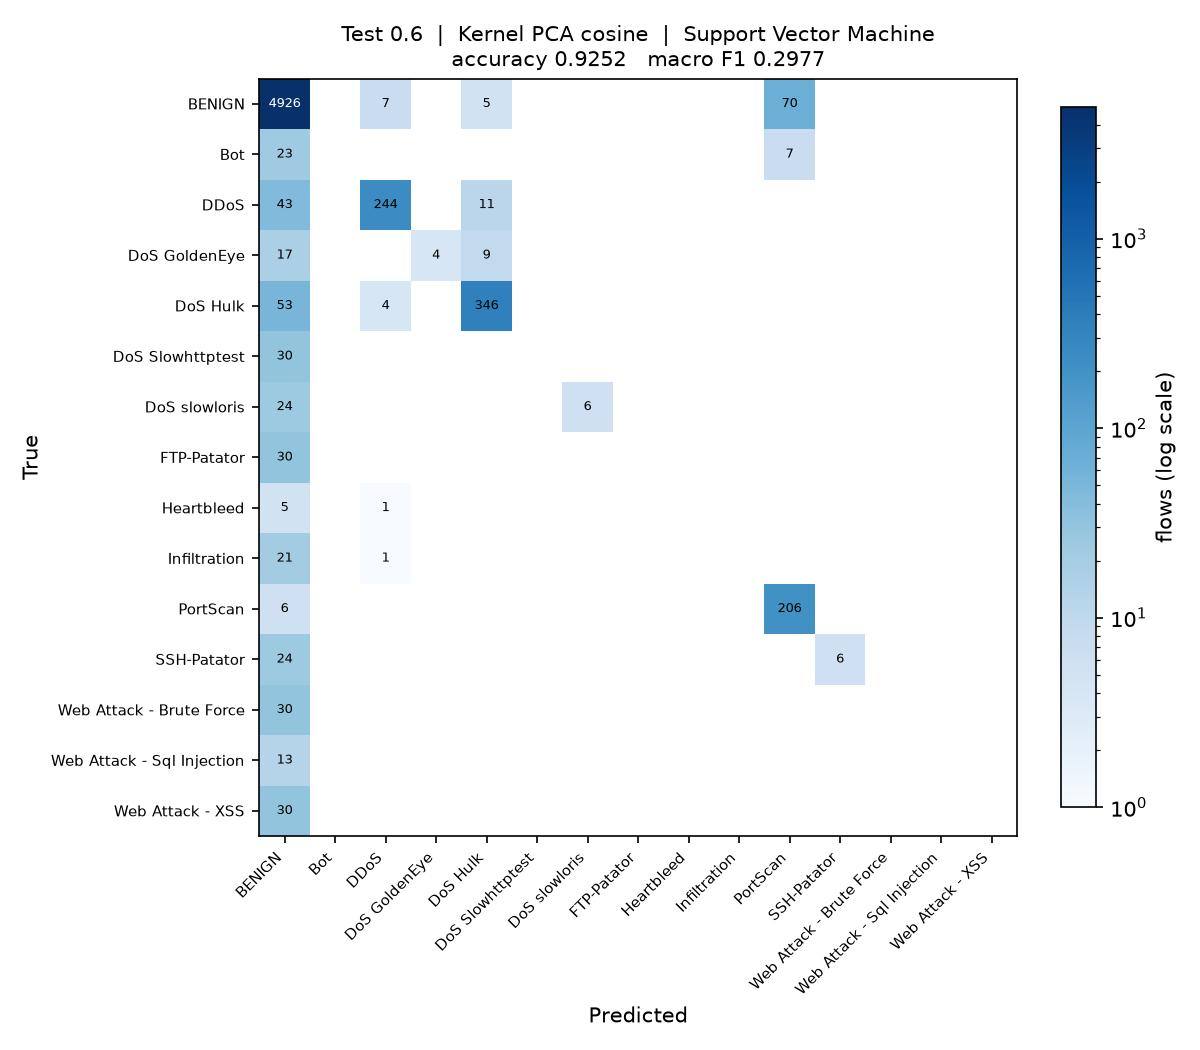

Source code (Python):
"""
Test_0.6_DR_COS_SVM

Test size 0.6  |  Kernel PCA (cosine)  |  Support Vector Machine  (reference sheet #15)

Run on its own:

    python Test_0.6_DR_COS_SVM.py

Writes Test_0.6_DR_COS_SVM.jpg (confusion matrix) and appends one row to
results/75_runs.csv.
"""

import os
import sys
import time
import warnings
from pathlib import Path

import matplotlib
matplotlib.use("Agg")
import matplotlib.pyplot as plt
import numpy as np
import pandas as pd
from sklearn.decomposition import KernelPCA
from sklearn.impute import SimpleImputer
from sklearn.metrics import (accuracy_score, confusion_matrix, f1_score,
                             precision_score, recall_score)
from sklearn.model_selection import train_test_split
from sklearn.preprocessing import LabelEncoder, StandardScaler
from sklearn.svm import SVC

sys.path.insert(0, str(Path(__file__).resolve().parent.parent))
from common import load_sample                      # noqa: E402

warnings.filterwarnings("ignore")

# ----- this run -------------------------------------------------------------
TEST_SIZE = 0.6
KERNEL = "cosine"
CLASSIFIER = "SVM"
N_COMPONENTS = 15
# ----------------------------------------------------------------------------

SEED = 0
N_JOBS = max(1, (os.cpu_count() or 2) // 2)
STEM = "Test_0.6_DR_COS_SVM"
HERE = Path(__file__).resolve().parent
RESULTS = HERE.parent / "results"


def main():
    t0 = time.time()
    df = load_sample(10000, 50, SEED)
    y = LabelEncoder().fit_transform(df["Label"])
    X = df.drop(columns=["Label", "Day"])
    classes = sorted(df["Label"].unique())
    print(f"{len(df):,} flows, {X.shape[1]} features, {len(classes)} classes")

    X_train, X_test, y_train, y_test = train_test_split(
        X, y, test_size=TEST_SIZE, random_state=SEED, stratify=y)

    # mean imputation and scaling, fitted on the training split only
    imputer = SimpleImputer(strategy="mean").fit(X_train)
    scaler = StandardScaler().fit(imputer.transform(X_train))
    X_train = scaler.transform(imputer.transform(X_train))
    X_test = scaler.transform(imputer.transform(X_test))

    # dimensionality reduction: Kernel PCA, fitted on the training split only.
    # arpack keeps the largest positive eigenvalues; the randomized solver ranks
    # them by magnitude and fails on the sigmoid kernel, which is not PSD.
    kpca = KernelPCA(n_components=N_COMPONENTS, kernel=KERNEL,
                     eigen_solver="arpack", random_state=SEED, n_jobs=N_JOBS)
    X_train = kpca.fit_transform(X_train)
    X_test = kpca.transform(X_test)
    print(f"Kernel PCA ({KERNEL}): {X_train.shape[1]} components")

    classifier = SVC(kernel="rbf", probability=True, random_state=SEED)
    classifier.fit(X_train, y_train)
    y_pred = classifier.predict(X_test)

    acc = accuracy_score(y_test, y_pred)
    pre = precision_score(y_test, y_pred, average="macro", zero_division=0)
    rec = recall_score(y_test, y_pred, average="macro", zero_division=0)
    f1 = f1_score(y_test, y_pred, average="macro", zero_division=0)
    pre_w = precision_score(y_test, y_pred, average="weighted", zero_division=0)
    rec_w = recall_score(y_test, y_pred, average="weighted", zero_division=0)
    f1_w = f1_score(y_test, y_pred, average="weighted", zero_division=0)

    print(f"Accuracy  : {acc:.4f}")
    print(f"Precision : {pre:.4f}")
    print(f"Recall    : {rec:.4f}")
    print(f"F1 Score  : {f1:.4f}")

    # confusion matrix image, named to match this script
    cm = confusion_matrix(y_test, y_pred, labels=range(len(classes)))
    fig, ax = plt.subplots(figsize=(8, 7))
    im = ax.imshow(cm, cmap="Blues", norm=matplotlib.colors.LogNorm(vmin=1))
    ax.set_xticks(range(len(classes)), classes, rotation=45, ha="right", fontsize=7)
    ax.set_yticks(range(len(classes)), classes, fontsize=7)
    ax.set_xlabel("Predicted")
    ax.set_ylabel("True")
    ax.set_title(f"Test {TEST_SIZE}  |  Kernel PCA {KERNEL}  |  Support Vector Machine\n"
                 f"accuracy {acc:.4f}   macro F1 {f1:.4f}", fontsize=10)
    for i in range(len(classes)):
        for j in range(len(classes)):
            if cm[i, j]:
                ax.text(j, i, cm[i, j], ha="center", va="center", fontsize=6,
                        color="white" if cm[i, j] > cm.max() / 3 else "black")
    fig.colorbar(im, ax=ax, fraction=0.04, label="flows (log scale)")
    fig.tight_layout()
    fig.savefig(HERE / f"{STEM}.jpg", dpi=150)
    plt.close(fig)

    # one row appended to the shared results table
    RESULTS.mkdir(exist_ok=True)
    row = {"Test": TEST_SIZE, "DR": "COS", "Clas": CLASSIFIER,
           "Acc": round(acc, 4), "Pre": round(pre, 4), "Rec": round(rec, 4),
           "F1": round(f1, 4),
           "Pre_weighted": round(pre_w, 4), "Rec_weighted": round(rec_w, 4),
           "F1_weighted": round(f1_w, 4),
           "n_components": N_COMPONENTS, "seconds": round(time.time() - t0, 1),
           "script": STEM}
    out = RESULTS / "75_runs.csv"
    old = pd.read_csv(out).to_dict("records") if out.exists() else []
    old = [r for r in old if r.get("script") != STEM]
    pd.DataFrame(old + [row]).to_csv(out, index=False)
    print(f"saved {STEM}.jpg and appended to results/75_runs.csv "
          f"({time.time() - t0:.0f}s)")


if __name__ == "__main__":
    main()
